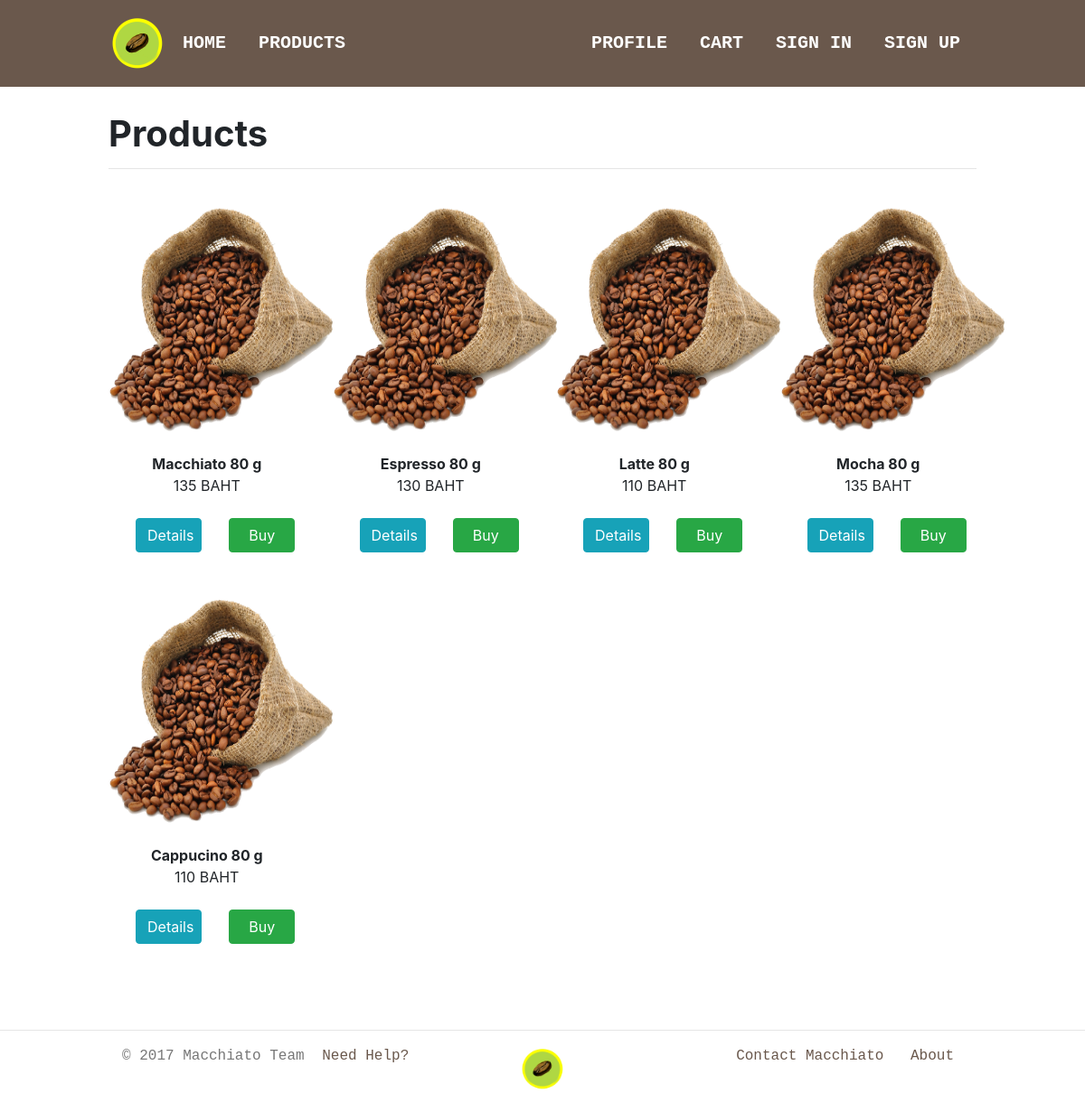
Screenshot of /products/ with the database file from the repository.
### main/models.py (models this page shows, shortened)
class Product(models.Model):
    name = models.CharField(max_length=100)         # Product name
    category = models.CharField(max_length=30)      # Product category: Coffee or Tea
    price = models.IntegerField(default=0)          # Price per piece of product
    stock = models.IntegerField(default=0)          # Stock available of product
    description = models.TextField()                # Product description
    img_url = models.CharField(max_length=200)      # Image file url for showing of product

### main/views.py (the view)
# urls.py: url(r'^products/', views.products_listing, name='products_listing'),
def products_listing(request):
    products = Product.objects.all()
    context = { "products": products }
    return render(request, 'products_listing.html', context)

### main/templates/products_listing.html
{% extends 'base.html' %}
{% block content %}
  <h1><b>Products</b></h1>
  <hr />
  <br />
    <div class="row">
      {% for p in products %}
        <div class="col col-sm-3">
          <center>
            <img src="{{ p.img_url }}" width="250px" height="250px">
            <br /><br />
            <b>{{ p.name }}</b>
            <br />
            {{ p.price }} BAHT
            <br />
          </center>
          <br />
          <div class="row">
            <div class="col col-sm-1">
            </div>
            <div class="col col-sm-5">
              <a class="btn btn-info btn-block" href="{% url 'product_detail' p.id %}">Details</a>
            </div>
            <div class="col col-sm-5">
              {% if p.stock != 0 %}
                <a class="btn btn-success btn-block" href="{% url 'cart' %}">Buy</a>
              {% else %}
                <a class="btn btn-secondary btn-block disabled" href="{% url 'cart' %}">Buy</a>
              {% endif %}
            </div>
            <div class="col col-sm-1">
            </div>
          </div>
          <br /><br />
        </div>
      {% endfor %}
    </div>
{% endblock %}

### main/static/css/templates.css (style rules this page uses)
body { margin: 0px 0px; }

### rows the page displays
Product: img_url (picture), name "Macchiato 80 g", price "135", stock "Buy"
Product: img_url (picture), name "Espresso 80 g", price "130", stock "Buy"
Product: img_url (picture), name "Latte 80 g", price "110", stock "Buy"
Product: img_url (picture), name "Mocha 80 g", price "135", stock "Buy"
Product: img_url (picture), name "Cappucino 80 g", price "110", stock "Buy"
